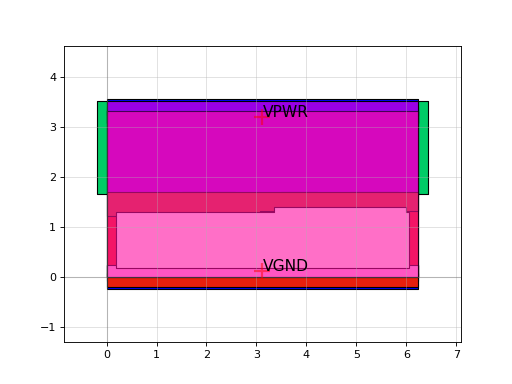

The script that drew this image:
import sky130

c = sky130.components.sky130_fd_sc_hs__mux2i_2()
c.plot()
